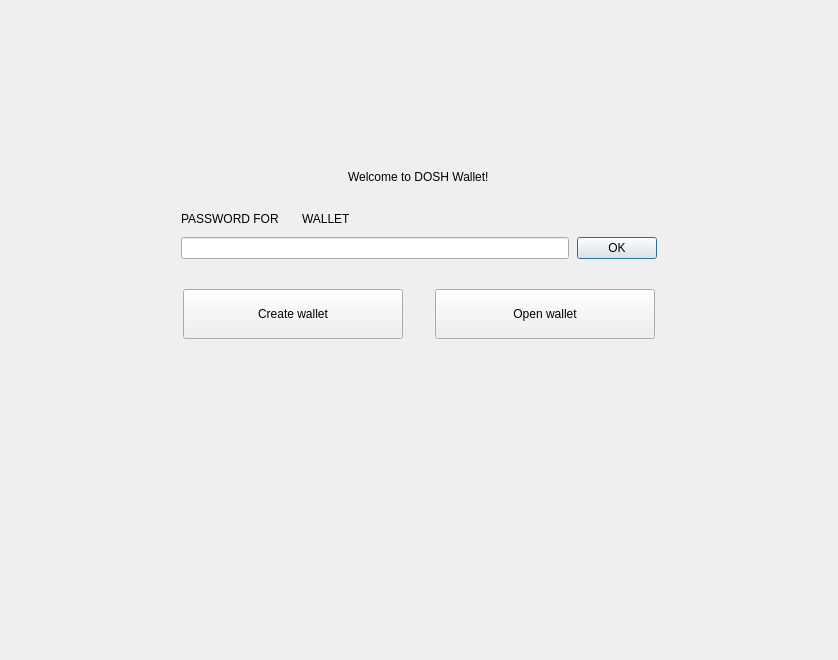
<?xml version="1.0" encoding="UTF-8"?>
<ui version="4.0">
 <class>NoWalletFrame</class>
 <widget class="QFrame" name="NoWalletFrame">
  <property name="geometry">
   <rect>
    <x>0</x>
    <y>0</y>
    <width>838</width>
    <height>660</height>
   </rect>
  </property>
  <property name="windowTitle">
   <string>Frame</string>
  </property>
  <property name="frameShape">
   <enum>QFrame::NoFrame</enum>
  </property>
  <property name="frameShadow">
   <enum>QFrame::Raised</enum>
  </property>
  <layout class="QVBoxLayout" name="verticalLayout">
   <property name="spacing">
    <number>0</number>
   </property>
   <property name="leftMargin">
    <number>0</number>
   </property>
   <property name="topMargin">
    <number>0</number>
   </property>
   <property name="rightMargin">
    <number>0</number>
   </property>
   <property name="bottomMargin">
    <number>0</number>
   </property>
   <item>
    <spacer name="verticalSpacer">
     <property name="orientation">
      <enum>Qt::Vertical</enum>
     </property>
     <property name="sizeType">
      <enum>QSizePolicy::Fixed</enum>
     </property>
     <property name="sizeHint" stdset="0">
      <size>
       <width>20</width>
       <height>170</height>
      </size>
     </property>
    </spacer>
   </item>
   <item alignment="Qt::AlignHCenter">
    <widget class="WalletGui::WalletHeaderLabel" name="m_welcomeLabel">
     <property name="text">
      <string>Welcome to DOSH Wallet!</string>
     </property>
    </widget>
   </item>
   <item>
    <spacer name="verticalSpacer_4">
     <property name="orientation">
      <enum>Qt::Vertical</enum>
     </property>
     <property name="sizeType">
      <enum>QSizePolicy::Fixed</enum>
     </property>
     <property name="sizeHint" stdset="0">
      <size>
       <width>20</width>
       <height>25</height>
      </size>
     </property>
    </spacer>
   </item>
   <item alignment="Qt::AlignHCenter">
    <widget class="QFrame" name="m_passwordFrame">
     <property name="minimumSize">
      <size>
       <width>476</width>
       <height>0</height>
      </size>
     </property>
     <property name="maximumSize">
      <size>
       <width>338</width>
       <height>16777215</height>
      </size>
     </property>
     <property name="frameShape">
      <enum>QFrame::NoFrame</enum>
     </property>
     <property name="frameShadow">
      <enum>QFrame::Raised</enum>
     </property>
     <layout class="QVBoxLayout" name="verticalLayout_2">
      <property name="spacing">
       <number>8</number>
      </property>
      <property name="leftMargin">
       <number>0</number>
      </property>
      <property name="topMargin">
       <number>0</number>
      </property>
      <property name="rightMargin">
       <number>0</number>
      </property>
      <property name="bottomMargin">
       <number>0</number>
      </property>
      <item>
       <layout class="QHBoxLayout" name="horizontalLayout_4">
        <item>
         <widget class="QLabel" name="m_passwordTextLabel">
          <property name="sizePolicy">
           <sizepolicy hsizetype="Maximum" vsizetype="Preferred">
            <horstretch>0</horstretch>
            <verstretch>0</verstretch>
           </sizepolicy>
          </property>
          <property name="styleSheet">
           <string notr="true">[errorState=&quot;true&quot;] {
  color: #ef3131;
}</string>
          </property>
          <property name="text">
           <string>PASSWORD FOR</string>
          </property>
         </widget>
        </item>
        <item>
         <widget class="QLabel" name="m_walletNameLabel">
          <property name="text">
           <string/>
          </property>
         </widget>
        </item>
        <item>
         <widget class="QLabel" name="m_walletTextLabel">
          <property name="text">
           <string>WALLET</string>
          </property>
         </widget>
        </item>
        <item>
         <spacer name="horizontalSpacer_4">
          <property name="orientation">
           <enum>Qt::Horizontal</enum>
          </property>
          <property name="sizeHint" stdset="0">
           <size>
            <width>40</width>
            <height>20</height>
           </size>
          </property>
         </spacer>
        </item>
       </layout>
      </item>
      <item>
       <layout class="QHBoxLayout" name="horizontalLayout_5">
        <item>
         <widget class="QLineEdit" name="m_passwordEdit">
          <property name="sizePolicy">
           <sizepolicy hsizetype="Expanding" vsizetype="Fixed">
            <horstretch>0</horstretch>
            <verstretch>0</verstretch>
           </sizepolicy>
          </property>
          <property name="styleSheet">
           <string notr="true">[errorState=&quot;true&quot;] {
  border-color: #ef3131;
}</string>
          </property>
          <property name="echoMode">
           <enum>QLineEdit::Password</enum>
          </property>
         </widget>
        </item>
        <item>
         <widget class="WalletGui::WalletOkButton" name="m_okButton">
          <property name="enabled">
           <bool>true</bool>
          </property>
          <property name="text">
           <string>OK</string>
          </property>
          <property name="default">
           <bool>true</bool>
          </property>
         </widget>
        </item>
       </layout>
      </item>
     </layout>
    </widget>
   </item>
   <item>
    <spacer name="verticalSpacer_2">
     <property name="orientation">
      <enum>Qt::Vertical</enum>
     </property>
     <property name="sizeType">
      <enum>QSizePolicy::Fixed</enum>
     </property>
     <property name="sizeHint" stdset="0">
      <size>
       <width>20</width>
       <height>30</height>
      </size>
     </property>
    </spacer>
   </item>
   <item>
    <layout class="QHBoxLayout" name="horizontalLayout">
     <property name="spacing">
      <number>0</number>
     </property>
     <item>
      <spacer name="horizontalSpacer_2">
       <property name="orientation">
        <enum>Qt::Horizontal</enum>
       </property>
       <property name="sizeHint" stdset="0">
        <size>
         <width>40</width>
         <height>20</height>
        </size>
       </property>
      </spacer>
     </item>
     <item>
      <widget class="WalletGui::WalletLargeBlueButton" name="m_createWalletButton">
       <property name="sizePolicy">
        <sizepolicy hsizetype="Fixed" vsizetype="Fixed">
         <horstretch>0</horstretch>
         <verstretch>0</verstretch>
        </sizepolicy>
       </property>
       <property name="minimumSize">
        <size>
         <width>220</width>
         <height>50</height>
        </size>
       </property>
       <property name="maximumSize">
        <size>
         <width>220</width>
         <height>50</height>
        </size>
       </property>
       <property name="text">
        <string>Create wallet</string>
       </property>
      </widget>
     </item>
     <item>
      <spacer name="horizontalSpacer">
       <property name="orientation">
        <enum>Qt::Horizontal</enum>
       </property>
       <property name="sizeType">
        <enum>QSizePolicy::Fixed</enum>
       </property>
       <property name="sizeHint" stdset="0">
        <size>
         <width>32</width>
         <height>20</height>
        </size>
       </property>
      </spacer>
     </item>
     <item>
      <widget class="WalletGui::WalletLargeBlueButton" name="m_openWalletButton">
       <property name="sizePolicy">
        <sizepolicy hsizetype="Fixed" vsizetype="Fixed">
         <horstretch>0</horstretch>
         <verstretch>0</verstretch>
        </sizepolicy>
       </property>
       <property name="minimumSize">
        <size>
         <width>220</width>
         <height>50</height>
        </size>
       </property>
       <property name="maximumSize">
        <size>
         <width>220</width>
         <height>50</height>
        </size>
       </property>
       <property name="text">
        <string>Open wallet</string>
       </property>
      </widget>
     </item>
     <item>
      <spacer name="horizontalSpacer_3">
       <property name="orientation">
        <enum>Qt::Horizontal</enum>
       </property>
       <property name="sizeHint" stdset="0">
        <size>
         <width>40</width>
         <height>20</height>
        </size>
       </property>
      </spacer>
     </item>
    </layout>
   </item>
   <item>
    <spacer name="verticalSpacer_3">
     <property name="orientation">
      <enum>Qt::Vertical</enum>
     </property>
     <property name="sizeHint" stdset="0">
      <size>
       <width>20</width>
       <height>376</height>
      </size>
     </property>
    </spacer>
   </item>
  </layout>
 </widget>
 <customwidgets>
  <customwidget>
   <class>WalletGui::WalletOkButton</class>
   <extends>QPushButton</extends>
   <header>Gui/Common/WalletOkButton.h</header>
  </customwidget>
  <customwidget>
   <class>WalletGui::WalletHeaderLabel</class>
   <extends>QLabel</extends>
   <header>Gui/Common/WalletTextLabel.h</header>
  </customwidget>
  <customwidget>
   <class>WalletGui::WalletLargeBlueButton</class>
   <extends>QPushButton</extends>
   <header>Gui/Common/WalletBlueButton.h</header>
  </customwidget>
 </customwidgets>
 <resources/>
 <connections>
  <connection>
   <sender>m_okButton</sender>
   <signal>clicked()</signal>
   <receiver>NoWalletFrame</receiver>
   <slot>okClicked()</slot>
   <hints>
    <hint type="sourcelabel">
     <x>498</x>
     <y>266</y>
    </hint>
    <hint type="destinationlabel">
     <x>418</x>
     <y>329</y>
    </hint>
   </hints>
  </connection>
  <connection>
   <sender>m_passwordEdit</sender>
   <signal>textChanged(QString)</signal>
   <receiver>NoWalletFrame</receiver>
   <slot>passwordChanged(QString)</slot>
   <hints>
    <hint type="sourcelabel">
     <x>374</x>
     <y>265</y>
    </hint>
    <hint type="destinationlabel">
     <x>418</x>
     <y>329</y>
    </hint>
   </hints>
  </connection>
  <connection>
   <sender>m_passwordEdit</sender>
   <signal>returnPressed()</signal>
   <receiver>m_okButton</receiver>
   <slot>click()</slot>
   <hints>
    <hint type="sourcelabel">
     <x>374</x>
     <y>265</y>
    </hint>
    <hint type="destinationlabel">
     <x>616</x>
     <y>256</y>
    </hint>
   </hints>
  </connection>
 </connections>
 <slots>
  <signal>createWalletClickedSignal()</signal>
  <signal>openWalletClickedSignal()</signal>
  <slot>okClicked()</slot>
  <slot>passwordChanged(QString)</slot>
 </slots>
</ui>
